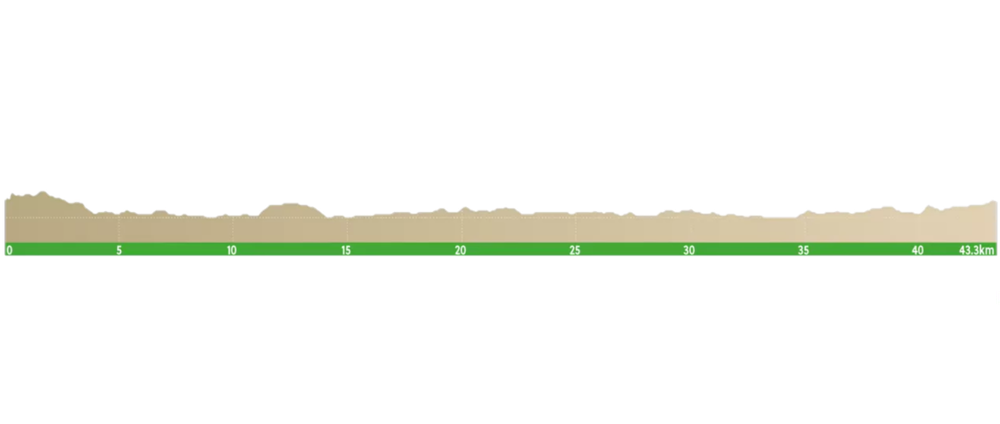
#> input picture Images/uci-2.png, 1000 x 424 px, shrunk from 1586 x 672 before the run, found by its file name
$ jupyter execute 'turning points of UCI 2021 course-ver2.ipynb'
#> lines starting #> are read from the running program, lines starting #| are printed output that depends on the picture; long printed decimals are rounded
[cell 1]
test=['apple','banana','orange']

print( test.index('banana') )

[cell 2]
from PIL import Image
import numpy as np
im=Image.open(r"d:/mathmodelling/2022mcm-icm/uci-2.png")
#> im is the input picture: PIL image 1000x424 RGBA; mean R, G, B, A 20, 21.9, 15.9, 26.8
maxns=[0 for i in range(10000)]
for x in range(im.size[0]):
    tot=0
#    print(x)
    for y in range(im.size[1]):
        pix=im.getpixel((x,y))
        if(pix[3]==255):
            tot+=1
        else:
            maxns[x]=max(maxns[x],tot)
            tot=0
        pre=pix
        maxns[x]=max(maxns[x],tot)
#> after the loop, maxns = 10000 values, max 59 at index 40, min 0 at index 0, mean 3.89
# print(maxns[sz-50:sz])
import matplotlib.pyplot as plt
datax = datay = [0 for i in range(im.size[0])]
#> datax = 1000 values from 0 to 0; datay = 1000 values from 0 to 0
datax=range(im.size[0])
for i in range(im.size[0]):
    datay[i]=maxns[datax[i]]
#> after the loop, datay = 1000 values, max 59 at index 40, min 0 at index 0, mean 38.91
sz = im.size[0]
#> sz = 1000
new_data = [0 for i in range(sz)]
#> new_data = 1000 values from 0 to 0

stretch = sz/43.3
#> stretch = 23.09
newdatax = [(i-11)/stretch for i in range(sz)]
#> newdatax = 1000 values from -0.476 to 42.78
newdatay = [datay[i]*52.5/83 for i in range(sz)]
#> newdatay = 1000 values, max 37.32 at index 40, min 0 at index 0, mean 24.61

fig=plt.figure(figsize=(10,2),dpi=80)
plt.plot(newdatax[12:sz-9],newdatay[12:sz-9])
plt.ylim(0,70)
plt.xlim(0,43.3)
plt.xlabel('distance from the start(km)')
plt.ylabel('elevation(m)')
plt.show()
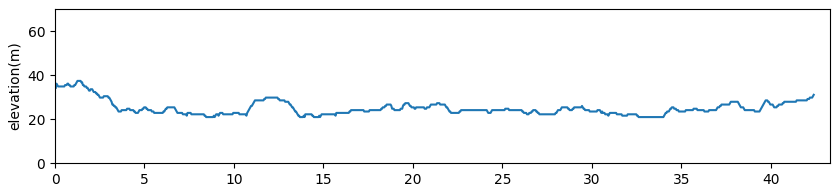
#> figure drawn by matplotlib, 1 panel; curve peaks at x = 1.26, y = 37.32

[cell 3]
def pty(fnd):
#> called with fnd = 39.22
    ret = [0 for i in range(1000)]
    counter=0
#     print(newdatay.index(fnd))
    for i in range(len(newdatay)):
        if(newdatay[i]==fnd):
            ret[counter]=i
            counter=counter+1
#> after the loop, counter = 0; ret = 1000 values from 0 to 0
#             print(str(i)+'no.'+str(counter))


#     print('--------------')
    return ret

# print(pty(59.45783132530121)) # first turning point
pty(39.21686746987952) # second turning point
pty(41.1144578313253)

def strett(xxx):
    return ((xxx-11)/stretch)
pointx=[0 for i in range(1000)]
#> pointx = 1000 values from 0 to 0
pointy=[0 for i in range(1000)]
#> pointy = 1000 values from 0 to 0
def quickplot(find):
#> called with find = 48.07
    ptyy=pty(find)
#> ptyy = 1000 values from 0 to 0
    for i in range(len(ptyy)):
        if ptyy[i]==0:
            break
        pointx[i] = ptyy[i]
        pointy[i] = newdatay[pointx[i]]
        pointx[i]=ptyy[i]
#> this loop made 1 pass

    for i in range(len(pointx)):
        if pointx[i]==0:
            break
        else:
            t=strett(pointx[i])
            print(t)
            pointx[i]=t
            plt.plot(pointx[i],pointy[i],'ro',c='red')
    print('pointx')
    print(pointx)
#> (printed output is left out)
#     print('pointy')
#     print(pointy)

# print( strett(pointx[1]) )
fig=plt.figure(figsize=(10,2),dpi=80)
plt.plot(newdatax[12:sz-9],newdatay[12:sz-9])
# quickplot(59.45783132530121)
quickplot(48.0722891566265)
plt.ylim(0,70)
plt.xlim(0,43.3)
plt.xlabel('distance from the start(km)')
plt.ylabel('elevation(m)')
plt.show()

[cell 4]
for i in range(len(newdatay)):
    print(newdatax[i],newdatay[i],sep=' ')
#> this loop made 1000 passes
#| -0.4763 0.0
#| -0.433 0.0
#| -0.3897 0.0
#| -0.3464 0.0
#| -0.3031 0.0
#| -0.2598 0.0
#| -0.2165 0.0
#| -0.1732 0.6325
#> (further printed lines are left out)

[cell 5]
quickplot(46.174698795180724)
#> the loop in quickplot (call 2), `for i in range(len(ptyy)):` made 1 pass
#> the loop in quickplot (call 2), `for i in range(len(pointx)):` made 1 pass
print(pointx)

[cell 6]
import math
sx=[1.61078184110971, 10.865952080706178, 12.585939470365698, 42.72667087011349]
sy=[60.09036144578313, 35.42168674698795, 48.0722891566265, 49.96987951807229]
ex=[3.740290037831021, 11.98530895334174, 13.841803278688523]
ey=[37.95180722891566, 48.0722891566265, 33.524096385542165]
def getsg(x1,x2,y1,y2):
    dtx=[0 for i in range(10000)]
    dty=[0 for i in range(10000)]
    k=(y2-y1)/(x2-x1)
    b=y1-k*x1
    print('length:',math.sqrt((x1-x2)*(x1-x2)+(y1-y2)*(y1-y2)),' slope:',k,sep='')
    i=0
    while i<=int(x2*100-x1*100):
        dtx[i]=x1+0.01*i
        dty[i]=k*dtx[i]+b
        i+=1
    plt.plot(dtx[0:i-1],dty[0:i-1])
for j in range(len(ex)):
    getsg(sx[j],ex[j],sy[j],ey[j])
#    if i < len(ex)-1:
    getsg(ex[j],sx[j+1],ey[j],sy[j+1])
#getsg(ex[2],sx[3],ey[2],sy[3])
plt.show()
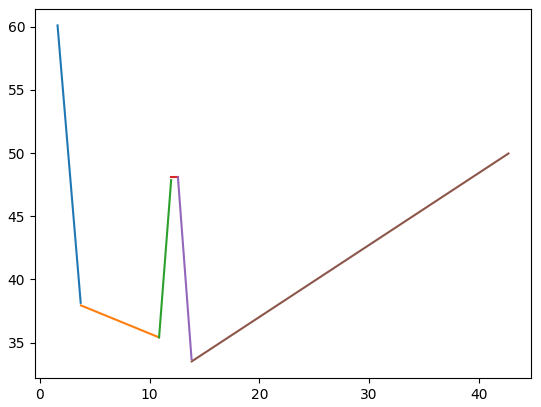
#> figure drawn by matplotlib, 1 panel; curve peaks at x = 1.61, y = 60.09; curve peaks at x = 3.74, y = 37.95; curve peaks at x = 11.97, y = 47.85

$ run again, with Images/Recalculating speed function.png copied over Images/uci-2.png
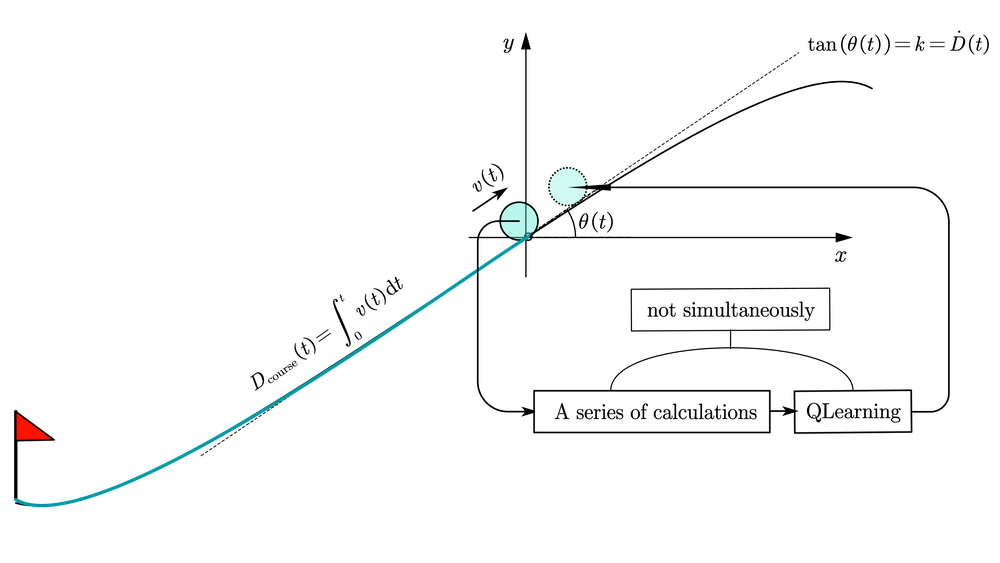
#> input picture Images/Recalculating speed function.png, 1000 x 563 px, shrunk from 6049 x 3405 before the run, found by its file name
#> im is the input picture: PIL image 1000x563 RGBA; mean R, G, B, A 6.3, 7.6, 7.6, 11.8
#> after the loop `for x in range(im.size[0]):`: maxns = 10000 values, max 109 at index 477, min 0 at index 0, mean 1.47
#> after the loop `for i in range(im.size[0]):`: datay = 1000 values, max 109 at index 477, min 0 at index 0, mean 14.7
#> newdatay = 1000 values, max 68.95 at index 477, min 0 at index 0, mean 9.3
#> `plt.show()`:
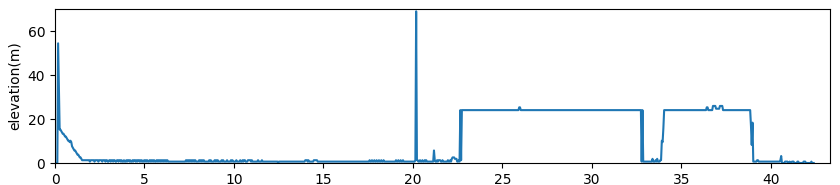
#> figure drawn by matplotlib, 1 panel; curve peaks at x = 20.18, y = 68.95
#> after the loop in pty, `for i in range(len(newdatay)):`: counter = 0; ret = 1000 values from 0 to 0
#> the loop in quickplot, `for i in range(len(ptyy)):` made 1 pass
#> the loop in quickplot, `for i in range(len(pointx)):` made 1 pass
#> (printed output is left out)
#> the loop `for i in range(len(newdatay)):` made 1000 passes
#| -0.4763 0.0
#| -0.433 0.0
#| -0.3897 0.0
#| -0.3464 0.0
#| -0.3031 0.0
#> (further printed lines are left out)
#> the loop in quickplot (call 2), `for i in range(len(ptyy)):` made 1 pass
#> the loop in quickplot (call 2), `for i in range(len(pointx)):` made 1 pass

$ run again, with Images/complete velocity pattern.png copied over Images/uci-2.png
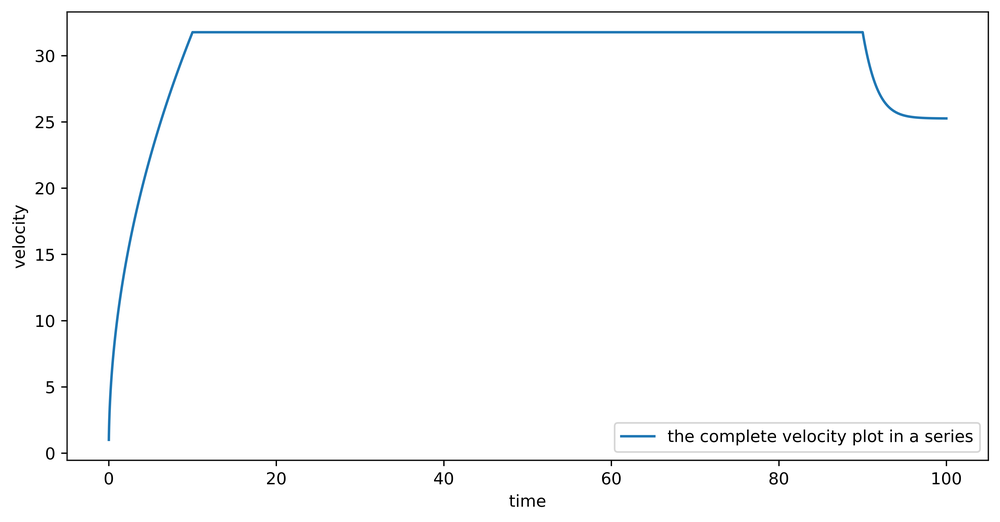
#> input picture Images/complete velocity pattern.png, 1000 x 522 px, shrunk from 6730 x 3516 before the run, found by its file name
#> im is the input picture: PIL image 1000x522 RGBA; mean R, G, B, A 199.1, 199.6, 200, 203.4
#> after the loop `for x in range(im.size[0]):`: maxns = 10000 values, max 449 at index 611, min 0 at index 0, mean 40.81
#> after the loop `for i in range(im.size[0]):`: datay = 1000 values, max 449 at index 611, min 0 at index 0, mean 408.1
#> newdatay = 1000 values, max 284 at index 611, min 0 at index 0, mean 258.1
#> `plt.show()`:
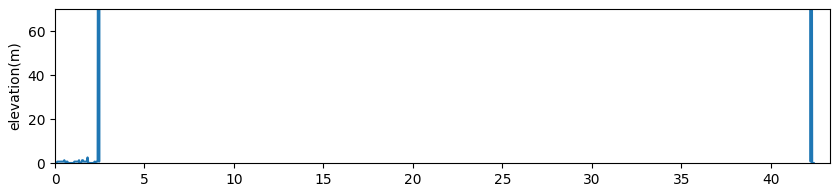
#> figure drawn by matplotlib, 1 panel; curve peaks at x = 25.98, y = 284
#> after the loop in pty, `for i in range(len(newdatay)):`: counter = 0; ret = 1000 values from 0 to 0
#> the loop in quickplot, `for i in range(len(ptyy)):` made 1 pass
#> the loop in quickplot, `for i in range(len(pointx)):` made 1 pass
#> (printed output is left out)
#> the loop `for i in range(len(newdatay)):` made 1000 passes
#| -0.4763 0.0
#| -0.433 0.0
#| -0.3897 0.0
#| -0.3464 0.0
#| -0.3031 0.0
#> (further printed lines are left out)
#> the loop in quickplot (call 2), `for i in range(len(ptyy)):` made 1 pass
#> the loop in quickplot (call 2), `for i in range(len(pointx)):` made 1 pass

$ run again, with Images/deciding the parameters.png copied over Images/uci-2.png
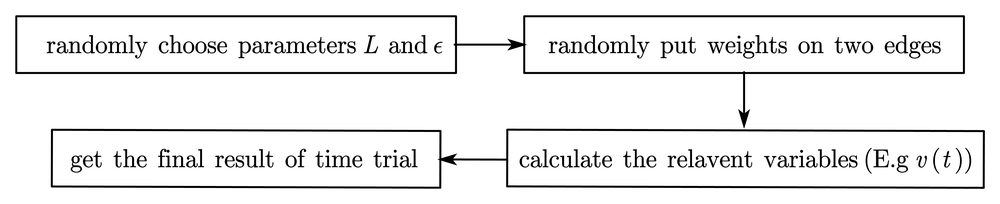
#> input picture Images/deciding the parameters.png, 1000 x 204 px, shrunk from 5021 x 1025 before the run, found by its file name
#> im is the input picture: PIL image 1000x204 RGBA; mean R, G, B, A 0, 0, 0, 18.6
#> after the loop `for x in range(im.size[0]):`: maxns = 10000 values, max 54 at index 507, min 0 at index 0, mean 0.189
#> after the loop `for i in range(im.size[0]):`: datay = 1000 values, max 54 at index 507, min 0 at index 0, mean 1.89
#> newdatay = 1000 values, max 34.16 at index 507, min 0 at index 0, mean 1.19
#> `plt.show()`:
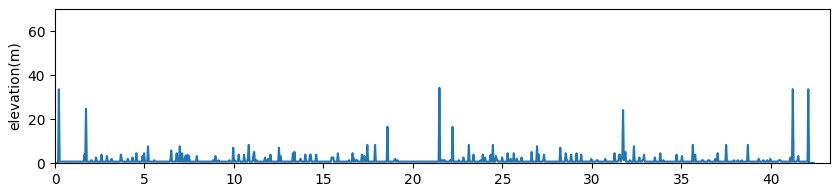
#> figure drawn by matplotlib, 1 panel; curve peaks at x = 21.48, y = 34.16
#> after the loop in pty, `for i in range(len(newdatay)):`: counter = 0; ret = 1000 values from 0 to 0
#> the loop in quickplot, `for i in range(len(ptyy)):` made 1 pass
#> the loop in quickplot, `for i in range(len(pointx)):` made 1 pass
#> (printed output is left out)
#> the loop `for i in range(len(newdatay)):` made 1000 passes
#| -0.4763 0.0
#| -0.433 0.0
#| -0.3897 0.0
#| -0.3464 0.0
#| -0.3031 0.0
#> (further printed lines are left out)
#> the loop in quickplot (call 2), `for i in range(len(ptyy)):` made 1 pass
#> the loop in quickplot (call 2), `for i in range(len(pointx)):` made 1 pass
